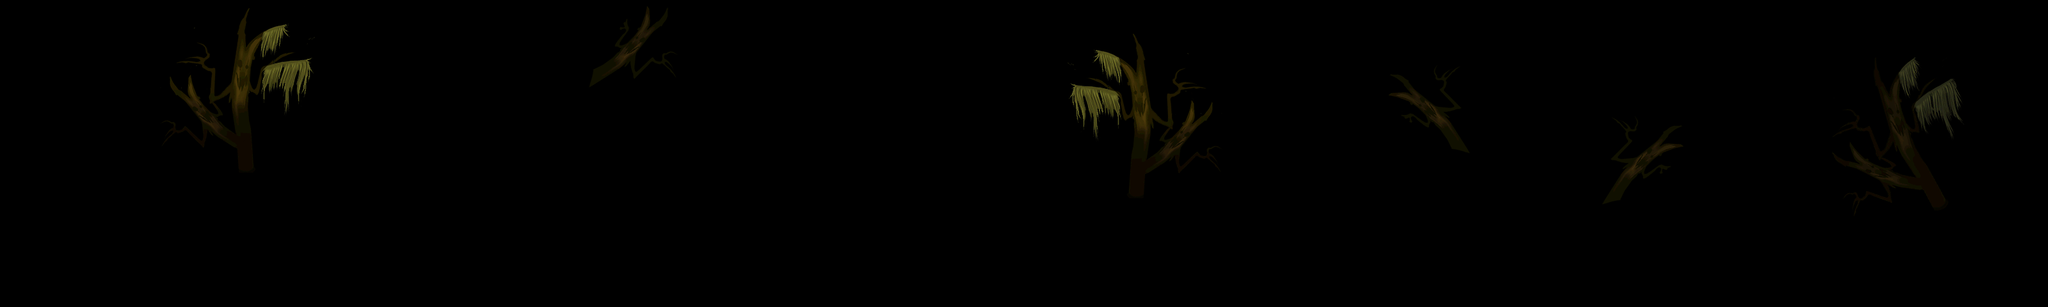

Tiled map render using the project's own tile images. Description and the map definition, with tile-layer contents summarised, below:
An orthogonal 80x12 tile map with 40x40 px tiles, 2 tile layers (land1, land2).

<map version="1.0" orientation="orthogonal" width="80" height="12" tilewidth="40" tileheight="40">
 <tileset firstgid="1" name="b-jinjing" tilewidth="40" tileheight="40">
  <image source="b-jinjing.png" width="1447" height="440" />
 </tileset>
 <layer name="land1" width="80" height="12">
  <data>[960 cells, 168 non-empty, 105 distinct tile ids]</data>
 </layer>
 <layer name="land2" width="80" height="12">
  <data>[960 cells, 160 non-empty, 125 distinct tile ids]</data>
 </layer>
</map>
